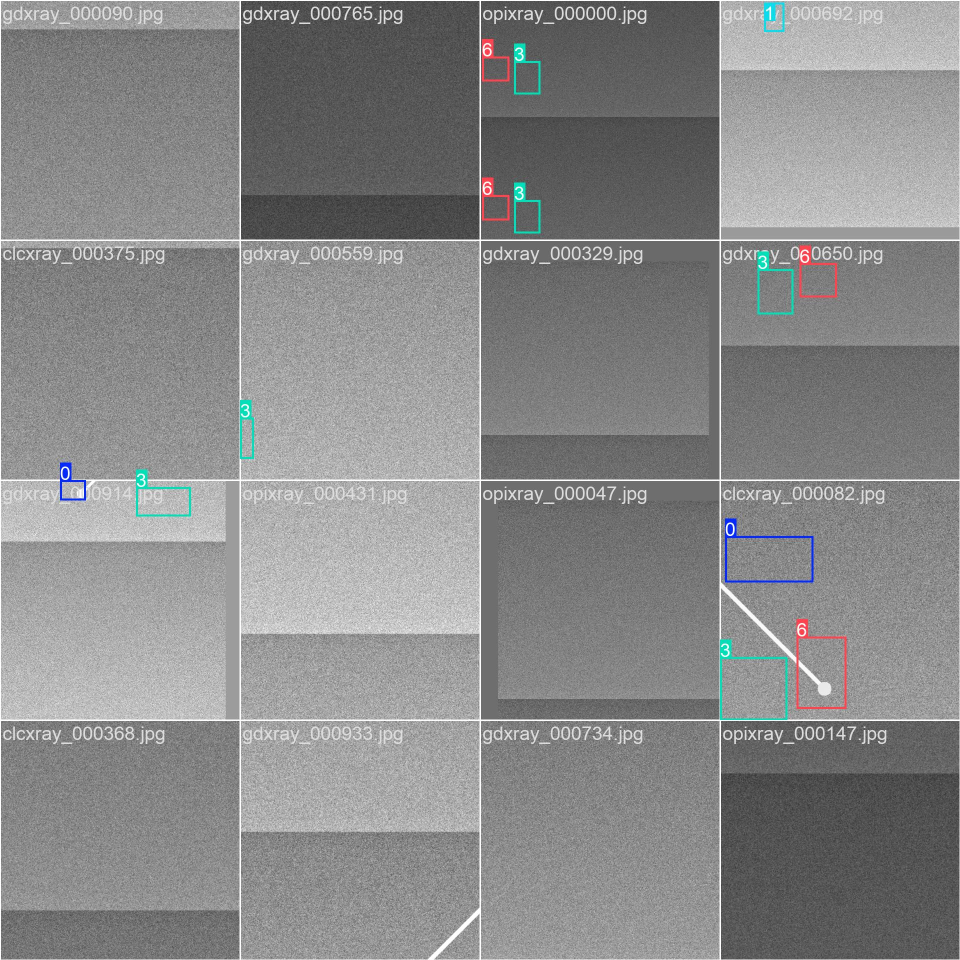
#> input picture runs/train/scannr_xray_v1/train_batch0.jpg, 1920 x 1920 px (shown at 1/2 size)
$ python -i xray_pipeline.py   (imports and definitions only)
#> lines starting #> are read from the running program, lines starting #| are printed output that depends on the picture
import cv2
import numpy as np

def preprocess_xray(image_path: str, output_size: tuple = (640, 640)) -> np.ndarray:
    """
    Preprocess X-ray image for YOLOv8.
    Steps:
    1. Read image (handle DICOM if needed, but for now assuming image format like PNG/JPG).
    2. Convert to grayscale if not already.
    3. Apply CLAHE (Contrast Limited Adaptive Histogram Equalization).
    4. Resize to output_size.
    5. Convert back to 3-channel (BGR) for YOLOv8 compatibility.
    """
#> called with output_size = (640, 640)
    try:
        # Step 1: Read image
        image = cv2.imread(image_path)
#> image is the input picture: shape (1920, 1920, 3); mean B, G, R 136.9, 136.7, 136.3
        if image is None:
            raise FileNotFoundError(f"Image not found at {image_path}")

        # Step 2: Convert to grayscale
        gray = cv2.cvtColor(image, cv2.COLOR_BGR2GRAY)

        # Step 3: Apply CLAHE
        clahe = cv2.createCLAHE(clipLimit=2.0, tileGridSize=(8, 8))
        enhanced = clahe.apply(gray)
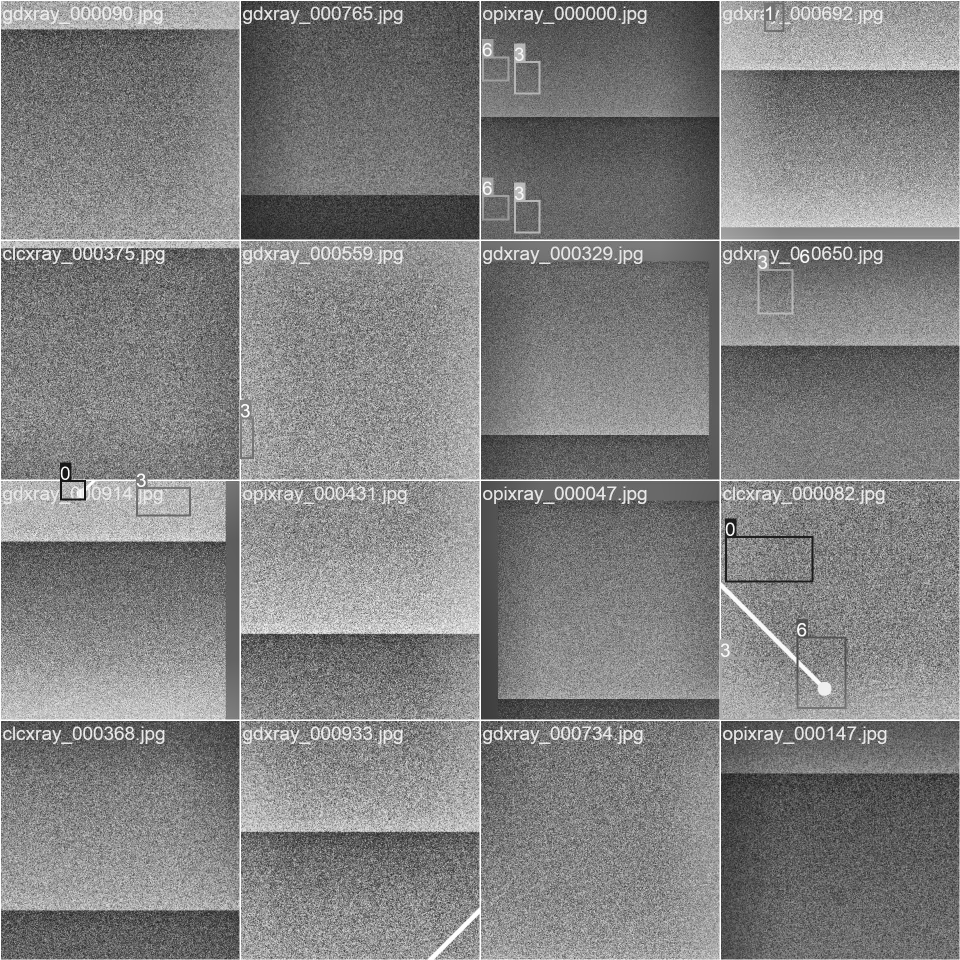
#> enhanced: shape (1920, 1920) (shown at 1/2 size); min 12, max 255, mean 128.5

        # Step 4: Resize
        resized = cv2.resize(enhanced, output_size)
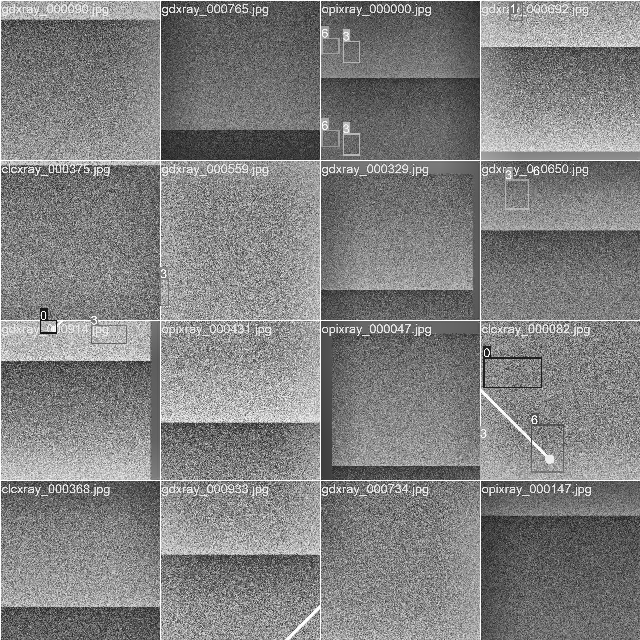
#> resized: shape (640, 640); min 15, max 255, mean 128.8

        # Step 5: Convert back to BGR (YOLOv8 expects 3 channels)
        bgr_image = cv2.cvtColor(resized, cv2.COLOR_GRAY2BGR)

        return bgr_image

    except Exception as e:
        print(f"Error preprocessing image {image_path}: {e}")
        raise e

>>> result = preprocess_xray('../../../../runs/train/scannr_xray_v1/train_batch0.jpg')

$ run again, on runs/train/scannr_xray_v1/train_batch1.jpg
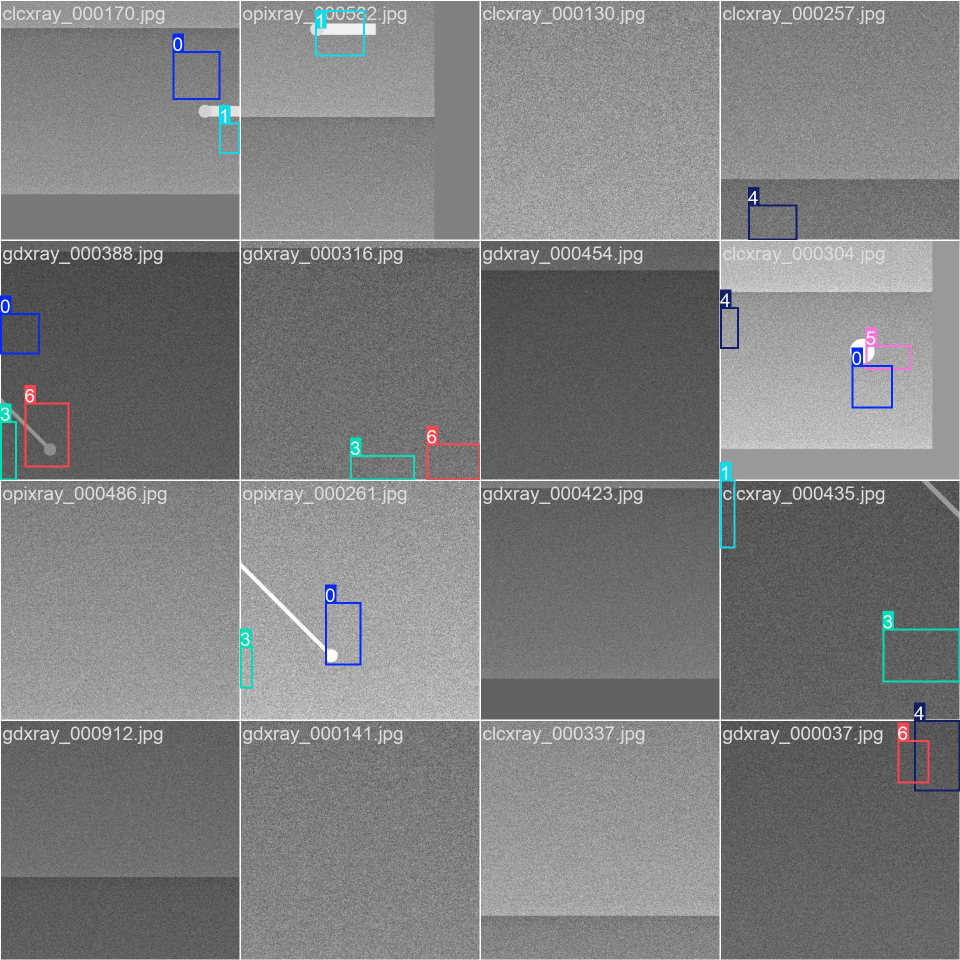
#> input picture runs/train/scannr_xray_v1/train_batch1.jpg, 1920 x 1920 px (shown at 1/2 size)
#> in preprocess_xray, image is the input picture: shape (1920, 1920, 3); mean B, G, R 127.2, 126.6, 126.1
#> in preprocess_xray, `enhanced = clahe.apply(gray)`:
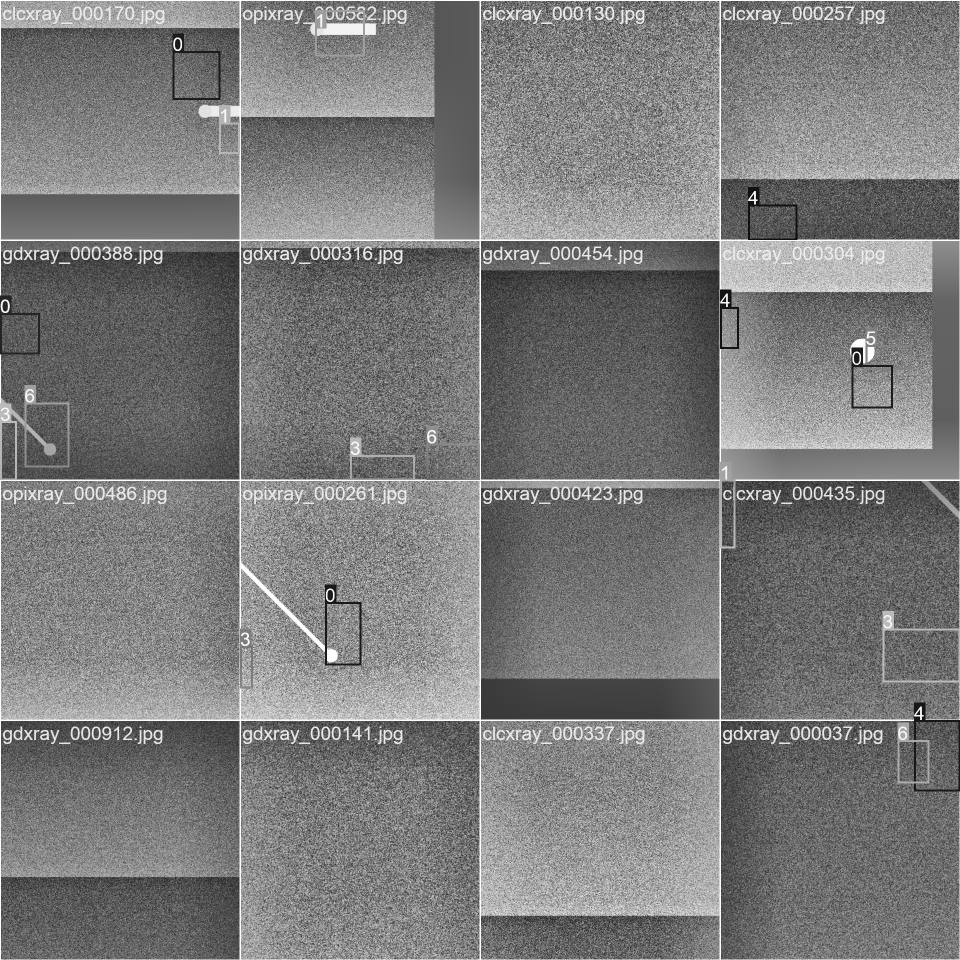
#> enhanced: shape (1920, 1920) (shown at 1/2 size); min 4, max 255, mean 122.6
#> in preprocess_xray, `resized = cv2.resize(enhanced, output_size)`:
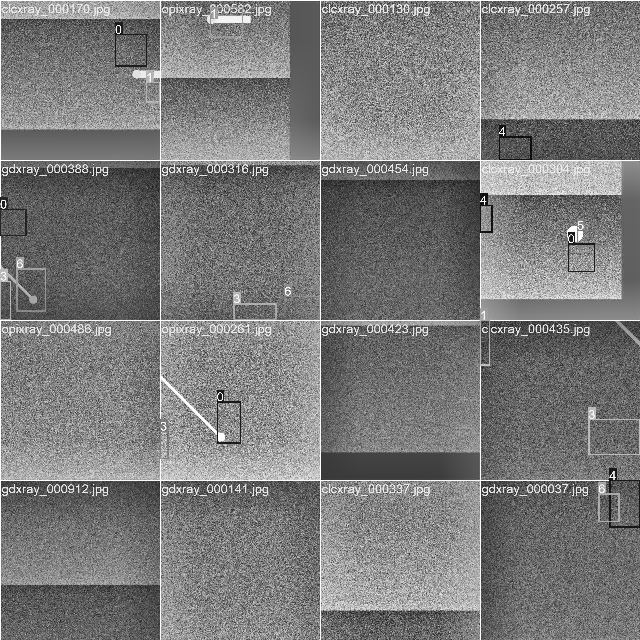
#> resized: shape (640, 640); min 5, max 255, mean 123

$ run again, on runs/train/scannr_xray_v1/train_batch1950.jpg
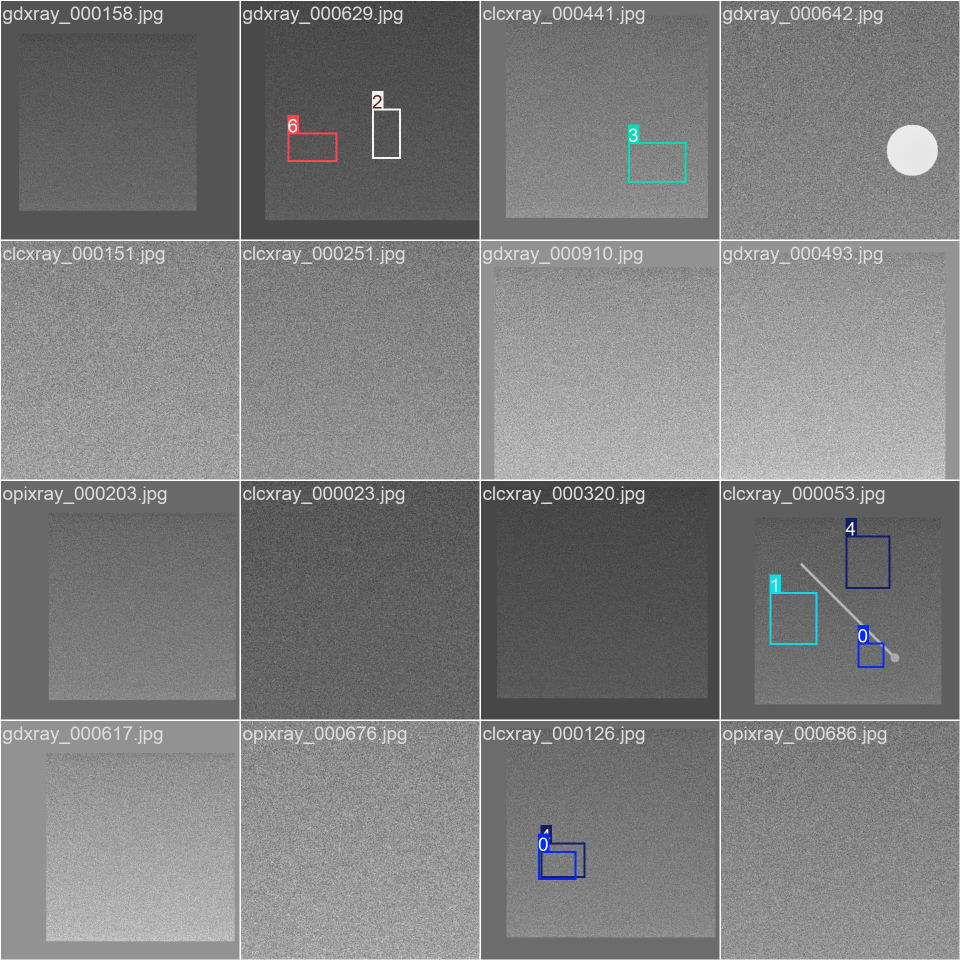
#> input picture runs/train/scannr_xray_v1/train_batch1950.jpg, 1920 x 1920 px (shown at 1/2 size)
#> in preprocess_xray, image is the input picture: shape (1920, 1920, 3); mean B, G, R 126.3, 126, 125.8
#> in preprocess_xray, `enhanced = clahe.apply(gray)`:
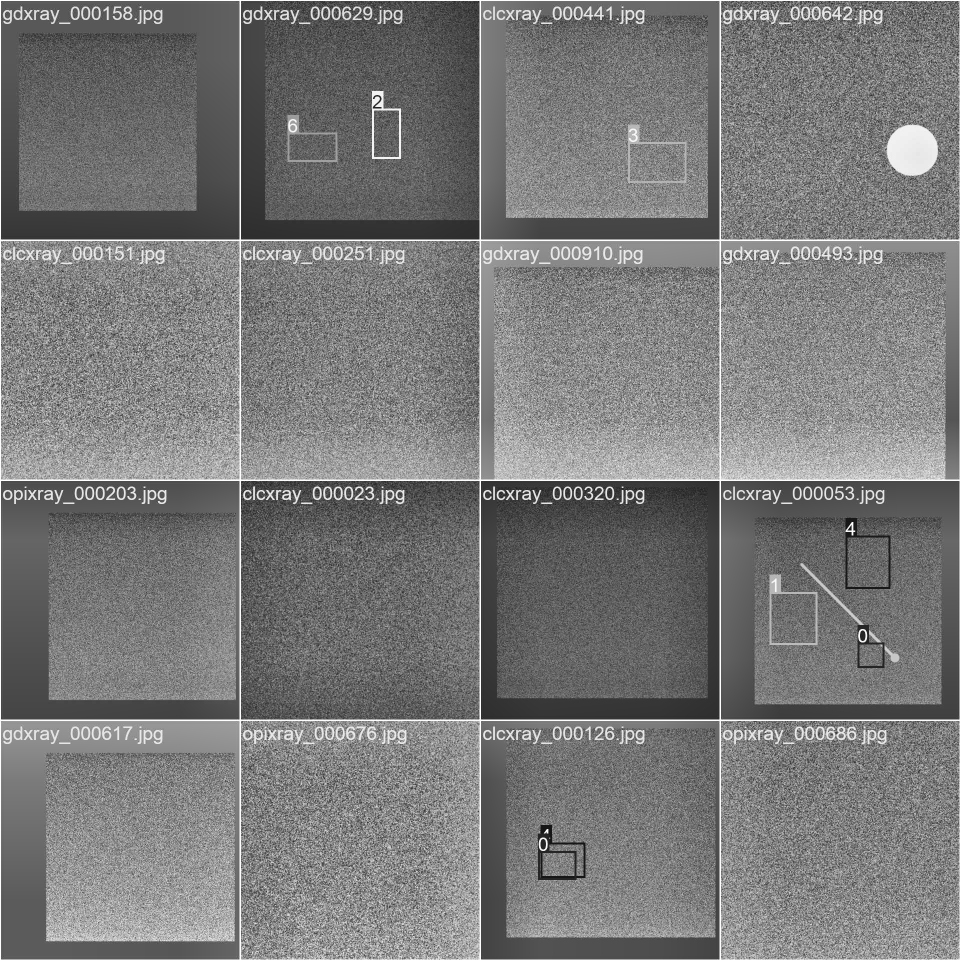
#> enhanced: shape (1920, 1920) (shown at 1/2 size); min 9, max 255, mean 121.1
#> in preprocess_xray, `resized = cv2.resize(enhanced, output_size)`:
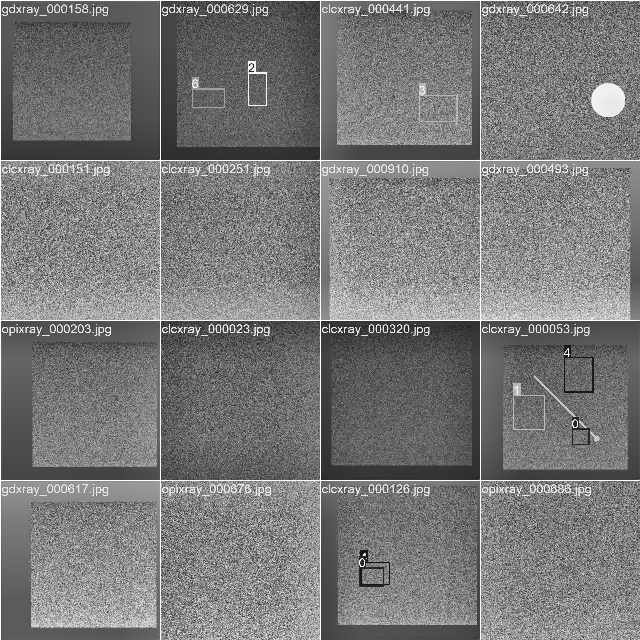
#> resized: shape (640, 640); min 11, max 255, mean 121.2

$ run again, on runs/train/scannr_xray_v1/train_batch1951.jpg
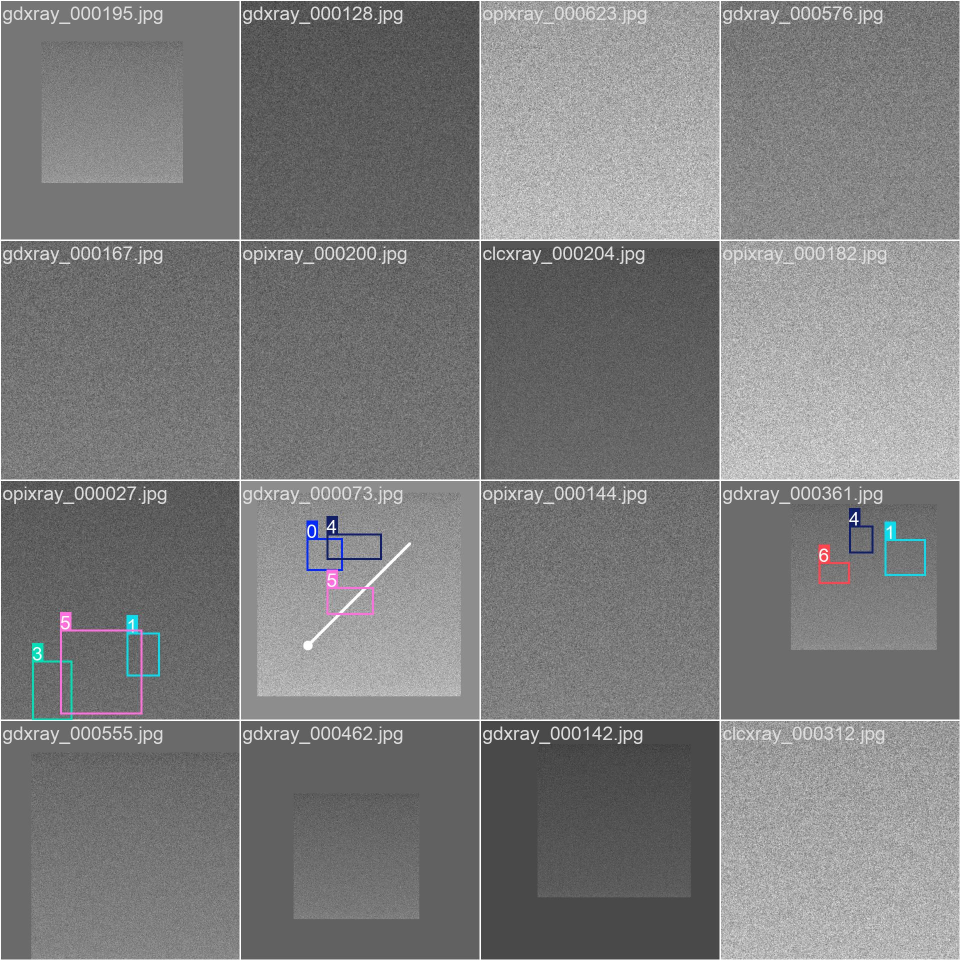
#> input picture runs/train/scannr_xray_v1/train_batch1951.jpg, 1920 x 1920 px (shown at 1/2 size)
#> in preprocess_xray, image is the input picture: shape (1920, 1920, 3); mean B, G, R 125.3, 125, 124.9
#> in preprocess_xray, `enhanced = clahe.apply(gray)`:
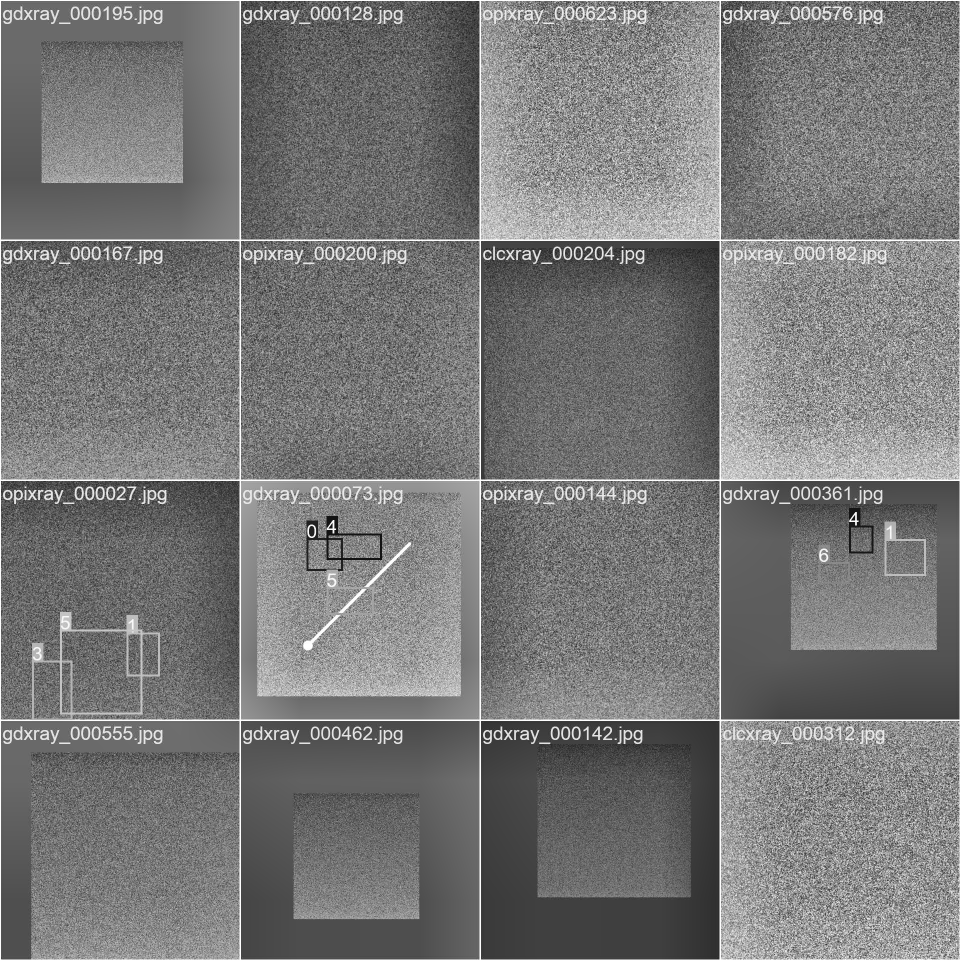
#> enhanced: shape (1920, 1920) (shown at 1/2 size); min 7, max 255, mean 119.6
#> in preprocess_xray, `resized = cv2.resize(enhanced, output_size)`:
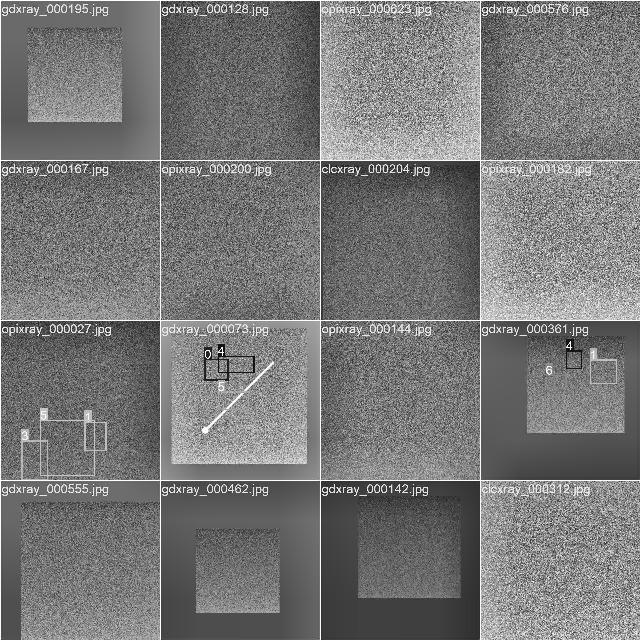
#> resized: shape (640, 640); min 9, max 255, mean 119.7
